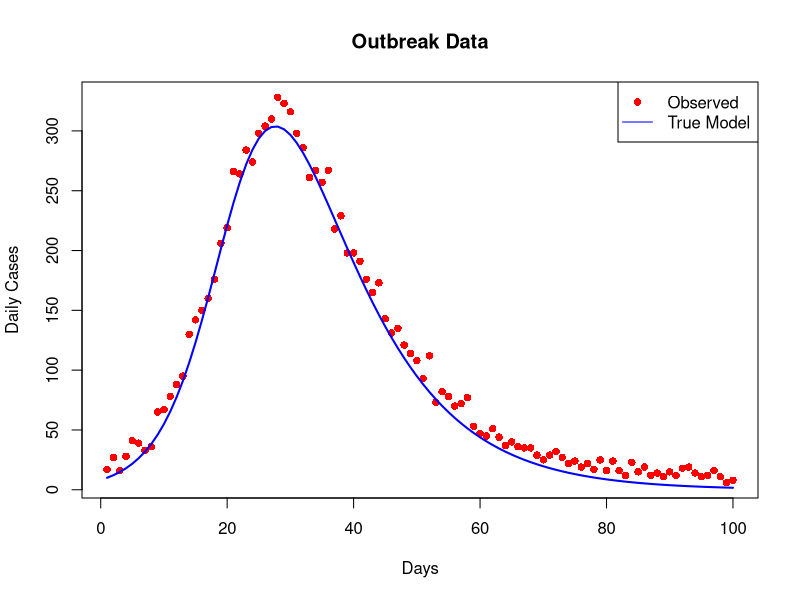

This figure's R source:
## ---- chunk 1
# Simulate COVID-19-like data
set.seed(123)
days <- 1:100
true_beta <- 0.3
true_gamma <- 0.1
true_R0 <- true_beta / true_gamma

# SIR model simulation
sir_sim <- function(t, y, params) {
  with(as.list(c(y, params)), {
    dS <- -beta * S * I
    dI <- beta * S * I - gamma * I
    dR <- gamma * I
    list(c(dS, dI, dR))
  })
}

library(deSolve)
out <- ode(y = c(S = 0.99, I = 0.01, R = 0),
           times = days,
           func = sir_sim,
           parms = c(beta = true_beta, gamma = true_gamma))

# Add noise to simulate real data
observed_cases <- rpois(length(days), out[,"I"] * 1000 + 10)

plot(days, observed_cases, pch = 16, col = "red",
     xlab = "Days", ylab = "Daily Cases",
     main = "Outbreak Data")
lines(days, out[,"I"] * 1000, col = "blue", lwd = 2)
legend("topright", c("Observed", "True Model"),
       col = c("red", "blue"), pch = c(16, NA), lty = c(NA, 1))
